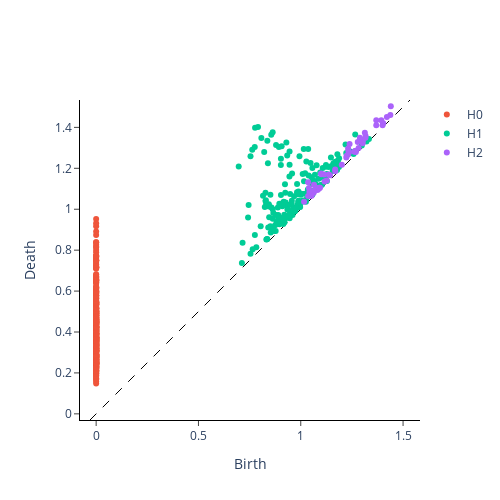

Notebook code for this chart:
### Code cell
filter = gtda.diagrams.Filtering()
filt = filter.fit_transform(scal)
print(filt.shape)
gtda.plotting.plot_diagram(filt[7])
